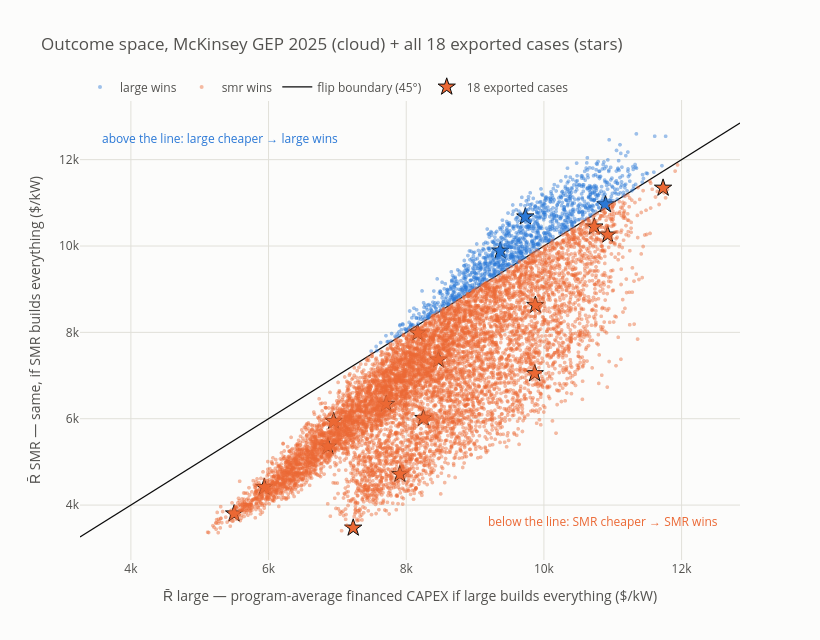

Here is the notebook cell this chart was saved with:
### Code cell
# Outcome space: each world's two program costs; the 45-degree line IS the flip boundary.
d = D[REP]
hover_cols = ["lr_large", "lr_smr", "boak_large", "boak_smr", "n_vendors", "conv_full",
              "u", "s", "dur_lambda", "dur_z", "m_usd", "m_pct"]
cd = d[hover_cols].round(3).to_numpy()
ht = ("R̄ large %{x:,.0f} | R̄ smr %{y:,.0f} $/kW<br>"
      "lr %{customdata[0]:.3f}/%{customdata[1]:.3f} | BOAK %{customdata[2]:,.0f}/%{customdata[3]:,.0f}<br>"
      "vendors %{customdata[4]} | conv_full %{customdata[5]} | u %{customdata[6]:.2f} | s %{customdata[7]:.2f}<br>"
      "margin %{customdata[10]:,.0f} $/kW (%{customdata[11]:.1f}%)<extra>%{text}</extra>")

fig = go.Figure()
for tech in TECHS:
    mk = (d["winner"] == tech).to_numpy()
    fig.add_trace(go.Scattergl(
        x=d.loc[mk, "Rbar_large"], y=d.loc[mk, "Rbar_smr"], mode="markers",
        name=f"{tech} wins", text=[f"{tech} wins"] * mk.sum(), customdata=cd[mk],
        marker=dict(color=TECH_COLOR[tech], size=4, opacity=0.45), hovertemplate=ht))

lo = min(d["Rbar_large"].min(), d["Rbar_smr"].min()) * 0.97
hi = max(d["Rbar_large"].max(), d["Rbar_smr"].max()) * 1.02
fig.add_trace(go.Scatter(x=[lo, hi], y=[lo, hi], mode="lines",
                         line=dict(color=INK, width=1.2), name="flip boundary (45°)",
                         hoverinfo="skip"))

# the 18 exported ReEDS cases (all schedules - same $/kW units)
cs = SELECTED.reset_index()
cx = [D[r["schedule"]].loc[int(r["draw"]), "Rbar_large"] for _, r in cs.iterrows()]
cy = [D[r["schedule"]].loc[int(r["draw"]), "Rbar_smr"] for _, r in cs.iterrows()]
fig.add_trace(go.Scatter(
    x=cx, y=cy, mode="markers", name="18 exported cases",
    text=[f"{r['case']} ({r['schedule']}, {r['percentile']}, winner {r['winner']})"
          for _, r in cs.iterrows()],
    marker=dict(symbol="star", size=13, color=[TECH_COLOR[w] for w in cs["winner"]],
                line=dict(color=INK, width=1)),
    hovertemplate="%{text}<br>R̄ large %{x:,.0f} | R̄ smr %{y:,.0f} $/kW<extra></extra>"))

fig.add_annotation(x=0.97, y=0.06, xref="paper", yref="paper", showarrow=False,
                   text="below the line: SMR cheaper → SMR wins", font=dict(color=C_SMR, size=12))
fig.add_annotation(x=0.03, y=0.94, xref="paper", yref="paper", showarrow=False,
                   text="above the line: large cheaper → large wins", font=dict(color=C_LARGE, size=12))
plotly_layout(fig, title=f"Outcome space, {REP} (cloud) + all 18 exported cases (stars)",
              xaxis_title="R̄ large — program-average financed CAPEX if large builds everything ($/kW)",
              yaxis_title="R̄ SMR — same, if SMR builds everything ($/kW)",
              width=820, height=640, legend=dict(orientation="h", y=1.06))
fig.show()

cnt = SELECTED.pivot_table(index="percentile", columns="winner", values="draw",
                           aggfunc="count").fillna(0).astype(int)
print("Winner of the 18 exported cases by percentile (the issue-8b phenomenon - cheap "
      "percentiles pick SMR worlds, the expensive tail leans toward large worlds; W8b explains "
      "why that is structural):")
print(cnt.to_string())

### Figure 1 — Plotly figure (JSON) as saved in the notebook; plotly's stock layout.template omitted (floating-point values rounded to 4 significant figures; data arrays with more than 128 entries replaced by an {"elided": "..."} marker saying what was removed)
{"data": [{"customdata": {"elided": "1259x12 float values"}, "hovertemplate": "R̄ large %{x:,.0f} | R̄ smr %{y:,.0f} $/kW<br>lr %{customdata[0]:.3f}/%{customdata[1]:.3f} | BOAK %{customdata[2]:,.0f}/%{customdata[3]:,.0f}<br>vendors %{customdata[4]} | conv_full %{customdata[5]} | u %{customdata[6]:.2f} | s %{customdata[7]:.2f}<br>margin %{customdata[10]:,.0f} $/kW (%{customdata[11]:.1f}%)<extra>%{text}</extra>", "marker": {"color": "#2a78d6", "opacity": 0.45, "size": 4}, "mode": "markers", "name": "large wins", "text": {"elided": "1259 str values"}, "type": "scattergl", "x": {"elided": "1259 float values"}, "y": {"elided": "1259 float values"}}, {"customdata": {"elided": "8741x12 float values"}, "hovertemplate": "R̄ large %{x:,.0f} | R̄ smr %{y:,.0f} $/kW<br>lr %{customdata[0]:.3f}/%{customdata[1]:.3f} | BOAK %{customdata[2]:,.0f}/%{customdata[3]:,.0f}<br>vendors %{customdata[4]} | conv_full %{customdata[5]} | u %{customdata[6]:.2f} | s %{customdata[7]:.2f}<br>margin %{customdata[10]:,.0f} $/kW (%{customdata[11]:.1f}%)<extra>%{text}</extra>", "marker": {"color": "#eb6834", "opacity": 0.45, "size": 4}, "mode": "markers", "name": "smr wins", "text": {"elided": "8741 str values"}, "type": "scattergl", "x": {"elided": "8741 float values"}, "y": {"elided": "8741 float values"}}, {"hoverinfo": "skip", "line": {"color": "#0b0b0b", "width": 1.2}, "mode": "lines", "name": "flip boundary (45°)", "type": "scatter", "x": [3261.0, 12850.0], "y": [3261.0, 12850.0]}, {"hovertemplate": "%{text}<br>R̄ large %{x:,.0f} | R̄ smr %{y:,.0f} $/kW<extra></extra>", "marker": {"color": ["#eb6834", "#eb6834", "#eb6834", "#eb6834", "#eb6834", "#2a78d6", "#eb6834", "#eb6834", "#eb6834", "#eb6834", "#eb6834", "#eb6834", "#eb6834", "#eb6834", "#2a78d6", "#eb6834", "#eb6834", "#2a78d6"], "line": {"color": "#0b0b0b", "width": 1}, "size": 13, "symbol": "star"}, "mode": "markers", "name": "18 exported cases", "text": ["eia_p05 (EIA 2026 AEO high, p05, winner smr)", "eia_p50 (EIA 2026 AEO high, p50, winner smr)", "eia_p95 (EIA 2026 AEO high, p95, winner smr)", "aj_p05 (Abou-Jaoude mod, p05, winner smr)", "aj_p50 (Abou-Jaoude mod, p50, winner smr)", "aj_p95 (Abou-Jaoude mod, p95, winner large)", "iaea_p05 (IAEA high, p05, winner smr)", "iaea_p50 (IAEA high, p50, winner smr)", "iaea_p95 (IAEA high, p95, winner smr)", "mck_p05 (McKinsey GEP 2025, p05, winner smr)", "mck_p50 (McKinsey GEP 2025, p50, winner smr)", "mck_p95 (McKinsey GEP 2025, p95, winner smr)", "cop28_p05 (COP28 tripling pledge, p05, winner smr)", "cop28_p50 (COP28 tripling pledge, p50, winner smr)", "cop28_p95 (COP28 tripling pledge, p95, winner large)", "eo_p05 (2025 EO, p05, winner smr)", "eo_p50 (2025 EO, p50, winner smr)", "eo_p95 (2025 EO, p95, winner large)"], "type": "scatter", "x": [8249.0, 9876.0, 11730.0, 6863.0, 8166.0, 10890.0, 7908.0, 8470.0, 10730.0, 5938.0, 9867.0, 10930.0, 5500.0, 7710.0, 9730.0, 7230.0, 6946.0, 9366.0], "y": [6011.0, 8630.0, 11340.0, 5355.0, 7986.0, 10960.0, 4715.0, 7363.0, 10440.0, 4412.0, 7047.0, 10260.0, 3800.0, 6340.0, 10680.0, 3471.0, 5942.0, 9887.0]}], "layout": {"annotations": [{"font": {"color": "#eb6834", "size": 12}, "showarrow": false, "text": "below the line: SMR cheaper → SMR wins", "x": 0.97, "xref": "paper", "y": 0.06, "yref": "paper"}, {"font": {"color": "#2a78d6", "size": 12}, "showarrow": false, "text": "above the line: large cheaper → large wins", "x": 0.03, "xref": "paper", "y": 0.94, "yref": "paper"}], "font": {"color": "#52514e", "size": 12}, "height": 640, "legend": {"orientation": "h", "y": 1.06}, "paper_bgcolor": "#fcfcfb", "plot_bgcolor": "#fcfcfb", "title": {"text": "Outcome space, McKinsey GEP 2025 (cloud) + all 18 exported cases (stars)"}, "width": 820, "xaxis": {"gridcolor": "#e1e0d9", "title": {"text": "R̄ large — program-average financed CAPEX if large builds everything ($/kW)"}, "zerolinecolor": "#c3c2b7"}, "yaxis": {"gridcolor": "#e1e0d9", "title": {"text": "R̄ SMR — same, if SMR builds everything ($/kW)"}, "zerolinecolor": "#c3c2b7"}}}
